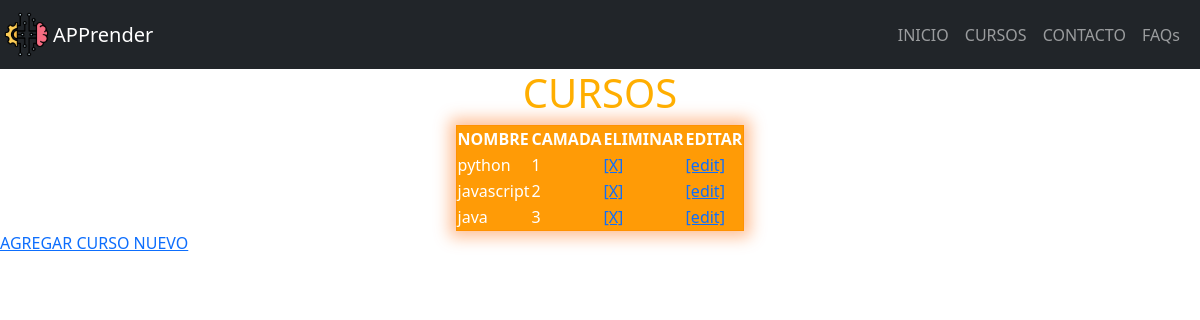
/AppCoder/curso/, run on an earlier commit of the app's database.
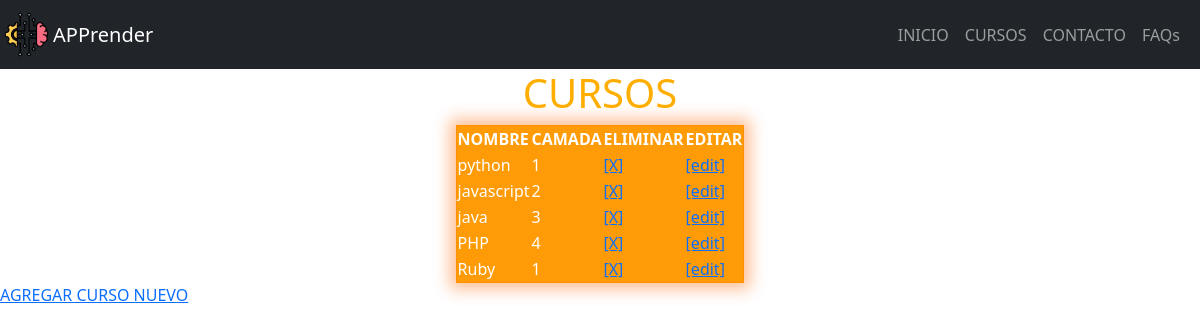
And on a later commit of the database.
### AppCoder/models.py (models this page shows, shortened)
class Curso(models.Model):
    nombre = models.CharField(max_length=40)
    camada = models.IntegerField()

### AppCoder/views.py (the view)
# urls.py: path('curso/', curso, name='AppCoderCurso'),
def curso (request):
    cursos = Curso.objects.all()
    contexto= {'cursos': cursos}
    return render(request, 'AppCoder/curso.html', contexto)

### templates/AppCoder/curso.html (shortened to what this page needs)
<!DOCTYPE html>
<html lang="en">
    <head>
    {% load static %}
    <link href=" {% static 'css/styles.css' %} " rel="stylesheet" />
</head>
<body>
{% include 'sections/navBar.html' %}
{% block curso %}
<h1 style="text-align: center; color:#ffae00">CURSOS</h1>
<table style="background-color: #ffae0096; margin: auto; color: #ffffff; border: 1.5px solid #ff9100; box-shadow: 0px 0px 15px 6px #ff66006c;">
<thead style="background-color: #ff9900f1;">
    <tr>
        <th>NOMBRE</th>
        <th>CAMADA</th>
        <th>ELIMINAR</th>
        <th>EDITAR</th>
    </tr>
</thead>
<Tbody style="background-color: #ff9900f1;">
    {% for curso in cursos %}
    <tr>
        <td>{{curso.nombre}}</td>
        <td>{{curso.camada}}</td>
        <td><a href="{% url 'AppCoderEliminarCurso' curso.camada %}">[X]</a></td>
        <td><a href="{% url 'AppCoderEditarCurso' curso.camada %}">[edit]</a></td>
    </tr>
    {% endfor %}
</Tbody>
</table>
{% endblock %}
<a href="{% url 'AppCoderCursoFormulario' %}">AGREGAR CURSO NUEVO</a>
</body>
</html>

What changed in the data, as far as the page shows it:
added Curso: nombre "PHP", camada "4"
added Curso: nombre "Ruby", camada "1"
